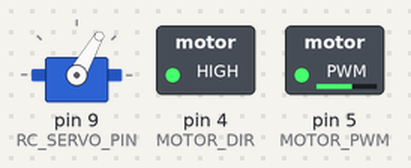
A sketch run on a simulated Arduino Uno, built with avr-gcc and run on an emulated ATmega328P. Shown: servo, switched loads named in the sketch (green lamp = pin HIGH). What the sketch prints to the serial monitor is not drawn.

Above: at 0.05 s.
Timing chart, 0 to 3.0 s (numbered marks = the images above):
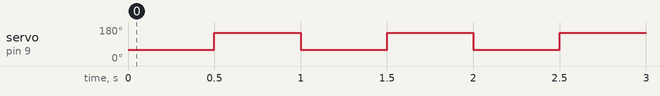

Measured:
- by itself, servo on pin 9 (RC_SERVO_PIN): alternates 150° for 0.50 s and 60° for 0.50 s

The sketch:

move_check.ino
```cpp
#define MOTOR_DIR 4
#define MOTOR_PWM 5
////////////// Steering Servo Control ///////////////
#include <Servo.h>
#define RC_SERVO_PIN 9
#define NEURAL_ANGLE 120
#define LEFT_STEER_ANGLE -60
#define RIGHT_STEER_ANGLE 30

Servo Steeringservo;
int Steering_Angle = NEURAL_ANGLE;
////////////// Steering Servo Control ///////////////

void steering_control(int steer_angle)
{
  Steeringservo.write(NEURAL_ANGLE + steer_angle);
}

void motor_control(int direction, int speed)
{
  digitalWrite(MOTOR_DIR, direction);
  analogWrite(MOTOR_PWM, speed);
}

void setup()
{
  Serial.begin(115200);
  pinMode(MOTOR_DIR, OUTPUT);
  pinMode(MOTOR_PWM, OUTPUT);

  Steeringservo.attach(RC_SERVO_PIN);
  Steeringservo.write(NEURAL_ANGLE);
  motor_control(1, 150);
}

void loop()
{
  Serial.println("Motor Control");

  steering_control(LEFT_STEER_ANGLE);
  delay(500);
  steering_control(RIGHT_STEER_ANGLE);
  delay(500);
}
```
